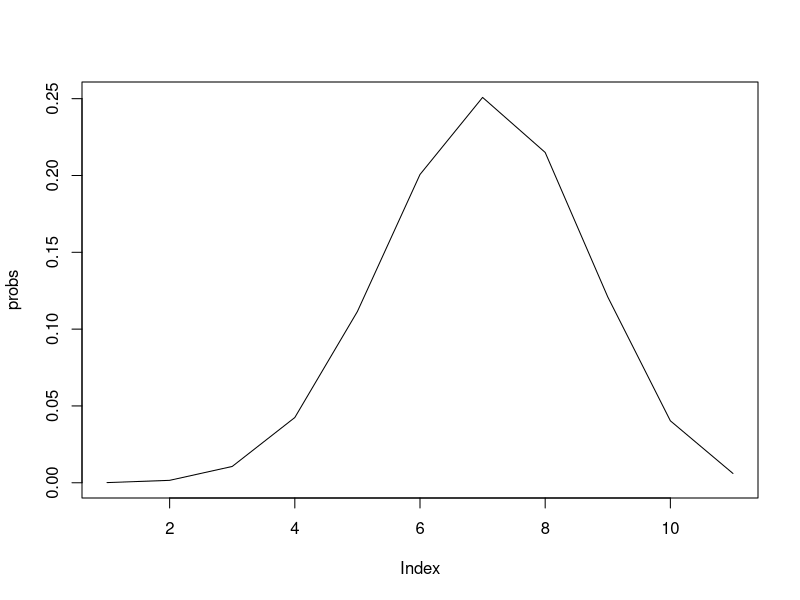
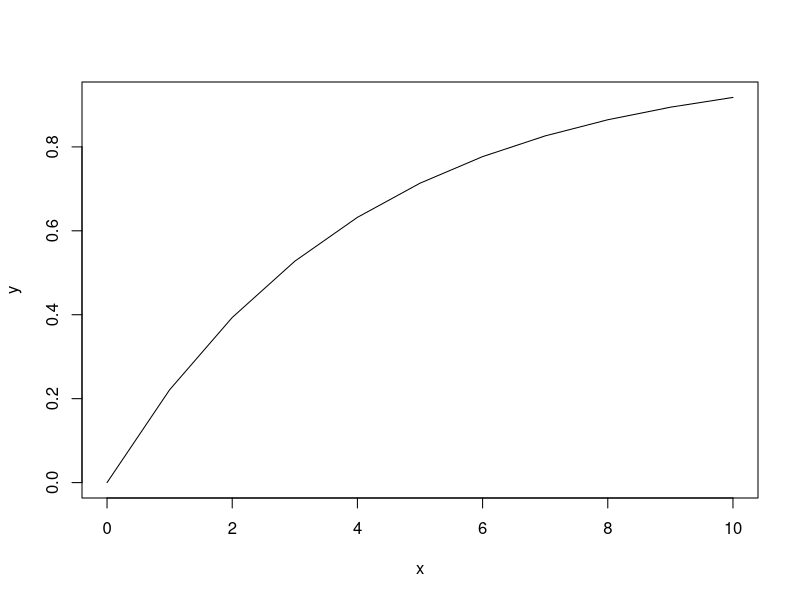
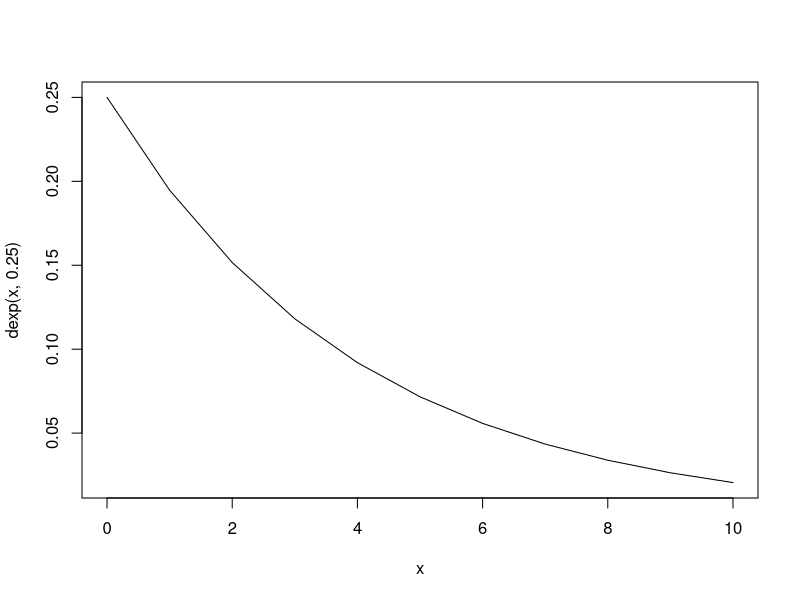
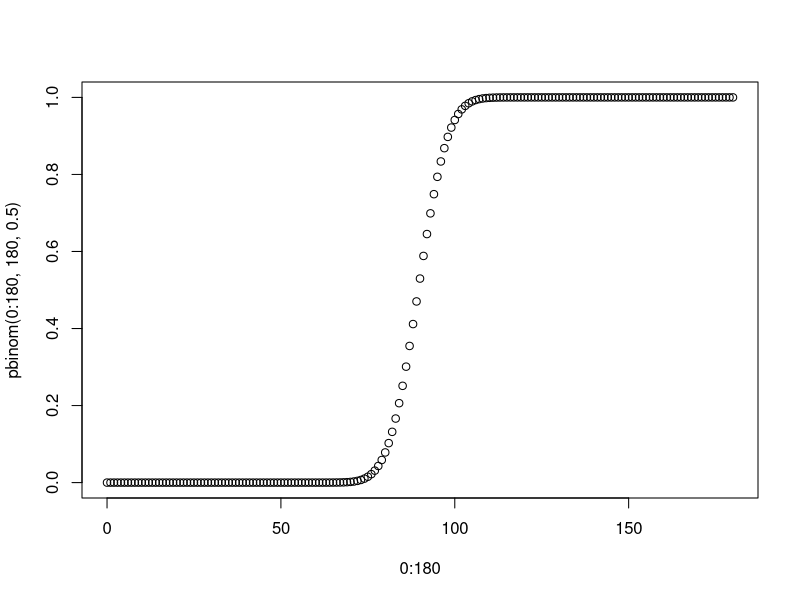
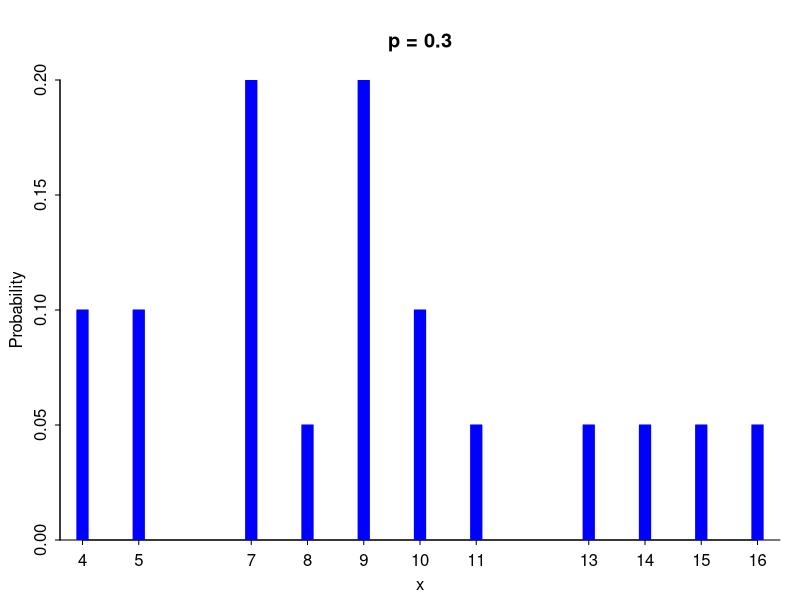
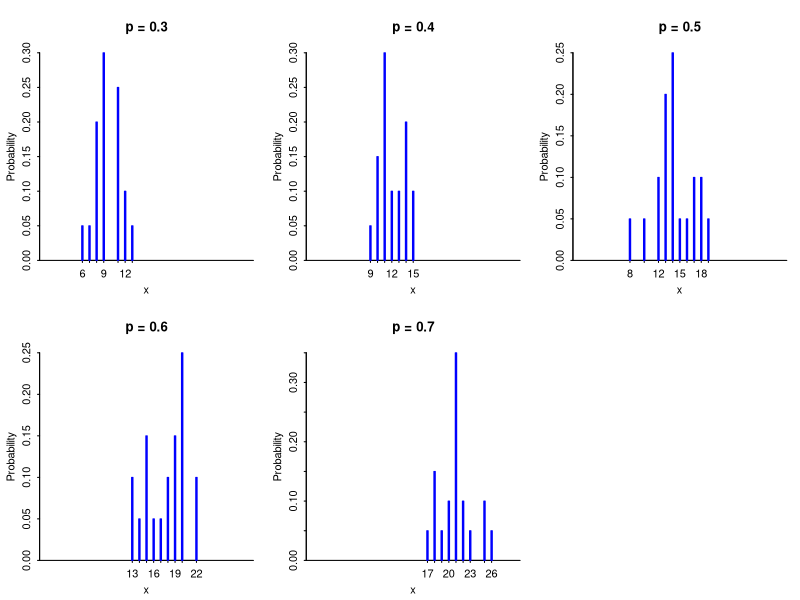

R code for these plots, in order: (Note: this script raises an error after producing the figures.)
n = 10
p = 0.6
probs = dbinom(0:n, n, p)
plot(probs, type="l")

x = 0:n
x>=2
which(x>=2)
sum(probs[x>=2])

exp(1)
y = pexp(x, 0.25) # cumulative sum
plot(x, y, type="l")
plot(x, dexp(x, 0.25), type="l") # prob at a given point

plot(0:180, pbinom(0:180, 180, 0.5))

# P(X>30.45)=1-F(30.45)
mu=30; sig=0.2
1-pnorm(30.45, mu, sig)

# TASKS

# task 1
# rbinom() counts successes
n=30;p=0.3
rbinom(1, n, p) #typically <10
p=0.5
rbinom(1, n, p) # ~15
p=0.7
rbinom(1, n, p) # typically >20

#task 2
library("arm")
n=30; p=0.3
successes = rbinom(20, n, p)
#hist(successes, prob=T, breaks=seq(0,30,1))
title = paste0("p = ", p)
#IMPORTANT: so called line graph in questions
discrete.histogram(successes, main=title)

par(mfrow=c(2,3))
n=30
for(p in seq(0.3, 0.7, 0.1)){
  successes = rbinom(20, n, p)
  title = paste0("p = ", p)
  discrete.histogram(successes, freq=F, main=title, xlim=c(0,30))
}

# task 3
# S - number of wells contaminated
# S ~ bin(n=5, p=0.3)
# p - probability well is contaminated
# n - sample size (5)
n=5; p=0.3
#a)
# P(S==3)
dbinom(3, n, p)
#b) P(S>=3)
1 - pbinom(2, n, p)
#c) P(S<3)
pbinom(2, n, p)

# OR (works only for discrete cases (bin distribution))
S = 0:5
probs = dbinom(S, n, p)
probs
prob[S==3]
sum(probs[S>=3])
sum(probs[S<3])

# task 4
# p - probability that a fluorescent bulb burns for at least 500 hours
# B - the number of bulbs which burn for at least 500 hours
# B ~ bin(n=8, p=0.9)
# n - sample size (8)
p=0.9; n = 8
B = 0:8
probs = dbinom(B, n, p)
#a) P(B==8)
probs[B==8]
#b) P(B==7)
probs[B==7]
#c) P(B>5)
sum(probs[B>5])
#d) E(B)
sum(probs*B) # n*p
#e) SD(B)
variance = sum(probs*B^2) - sum(probs*B)^2
sqrt(variance) # sqrt(n*p*(1-p))
#!IMPORTANT!
# std=sqrt(n*p*(1-p)) for bin distribution!

# task 5
# X - number of days a power cell is functioning
# X ~ exp(lambda=0.01)
par(mfrow=c(1,1))
lambda = 0.01
n = 2
x=0:500
curve(dexp(x, lambda), xlim=c(0,500))
# <= and  < don't matter here as it's continuous
# !IMPORTANT! DISTINCT BETWEEN CONTINUOUS AND DISCRETE DIST
# WHETHER TO SUBTRACT 1 OR NOT
#a) P(X>=200) = 1 - P(X<200) = 1 - F(200)
1 - pexp(200, lambda)
#b) P(X<=100) = F(100)
pexp(100, lambda)
#c) P(X<500) = F(500)
pexp(500, lambda)

# task 6
# X - magnitude of earthquake recorded in a region of North America
# X ~ exp(lambda=1/2.4)
mu = 2.4
#IMPORTANT lambda from mean
lambda = 1/mu
#a) P(X>3) = 1 - P(X<=3) = 1 - F(3)
1 - pexp(3, lambda)
#b) P(2<=X<=3) = P(X<=3) - P(X<2) = F(3) - F(2)
pexp(3, lambda) - pexp(2, lambda)

f = function(x){lambda*exp(-lambda*x)}
integrate(f, 3, Inf)
integrate(f, 2, 3)

# for continuous random variables, the expectation is defined as:
# E(X) = integral(x * f(x))
f2 = function(x){lambda*exp(-lambda*x)*x}
integrate(f2, 0, Inf)
# OR
integrate(function(x){x*f(x)}, 0, Inf)

# task 7
# X - measured resistance of the wires produced by company A
# X ~ N(mu=0.13, sig=0.005)
mu = 0.13
sig = 0.005
x = seq(0.1, 0.16, 0.01)
curve(dnorm(x, mu, sig), xlim=c(0.1, 0.16))
# P(0.12<X<0.14) = P(X<0.14) - P(X<=0.12) = F(0.14) - F(0.12)
pnorm(0.14, mu, sig) - pnorm(0.12, mu, sig)

# task 8
# X - paint-drying time
# X ~ N(120, 15)
# mu - mean of paint-drying time (120 minutes)
# sig - standard deviation of paint-drying time (15 minutes)
mu=120; sig=15
x = 60:180
curve(dnorm(x, mu, sig), xlim=c(60,180))
# P(110<=X<=135) = P(X<=135) - P(X<110) = F(135) - F(110)
pnorm(135, mu, sig) - pnorm(110, mu, sig)

# decimal coding
# X ~ N(mu=2, sig=0.25)
mu=2; sig=0.25
x = seq(1, 3, 1/60)
curve(dnorm(x, mu, sig), xlim=c(1, 3))
pnorm(2.25, mu, sig) - pnorm(11/6, mu, sig)

# task 9
# X - maximum vehicle speed
# X ~ N(mu=46.8, sig=1.75)
mu=46.8; sig=1.75
#a) P(X<=50) = F(50)
pnorm(50, mu, sig)
#b) P(X>=48) = 1 - P(X<48) = 1 - F(48)
1 - pnorm(48, mu, sig)

# task 10
# X ~ bin(n=20, p=0.2)
n=20; p=0.2
nums = rbinom(500, n, p)
#a)
par(mfrow=c(1,3))
library("arm")
discrete.histogram(nums, main="Prob hist of generated data")
plot(0:20, dbinom(0:20, n, p), type="h", freq=F, main="binomial distribution")

mu = n * p
x = 0:20
probs = dbinom(x, n, p)
variance = sum(probs*x^2) - sum(probs*x)^2
sig = sqrt(variance)
mu; sig
# or sig=sqrt(n*p*(1-p))
# X ~(app) N(mu=4, sig=1.788854)
curve(dnorm(x, mu, sig), xlim=c(0, 20), main="normal distribution")
#b)
par(mfrow=c(1,1))
hist(nums, breaks=0:20, freq=F)
curve(dnorm(x, mu, sig), xlim=c(0,20), col="red", add=T)
#c) just play around

# task 11
# X - the number of students who applied for financial aid
# X ~ bin(n=100, p=0.25)
n=100; p=0.25

# P(X<=15) = F(15)
# exact probability
pbinom(15, n, p)
mu = n*p
sig = sqrt(n*p*(1-p))
mu; sig
# X ~(app) N(mu=25, sig=4.330127)
# approximate probability
pnorm(15, mu, sig)

# useful for checking for mistakes: (p & d)
#x=0:100
#curve(pbinom(x, n, p), xlim=c(0,100))

# task 12
# standard normal distribution - default params
# X - individual observation from standard normal distribution
# X ~ N(mu=0, sig=1)
vectormean = rep(0,0)
for(i in 1:200){
  sample = rnorm(30)
  sample_mean = mean(sample)
  vectormean[i] = sample_mean
}
hist(vectormean, freq=F)
# !IMPORTANT!
x=seq(min(vectormean), max(vectormean), length=100)
mu=0
# !IMPORTANT!
sigma=1/sqrt(30)
# The vectormean values ~ N(mu=0, sig=1/sqrt(30))
curve(dnorm(x,mu,sigma), add=T, col="red")

# task 13
# X - number of successes in 30 Bernoulli trials
# X ~ bin(n=30, p=0.4)
n=30; p=0.4
vector = rep(0,0)
sample_size = 10
for(i in 1:200){
  sample = rbinom(sample_size, n, p)
  vector[i] = mean(sample)
}
hist(vector, freq=F)
mu = n*p
sig = sqrt(n*p*(1-p)) / sqrt(sample_size)
mu; sig
# Xbar ~(app) N(mu=12, sig=0.8485281)
x=seq(min(vector), max(vector), length=100)
curve(dnorm(x, mu, sig), col="red", add=T)

# task 14
# n - sample size (50)
# X - resistance of a resistor
# X ~ N(mu=200, sig=10)
mu=200; sig=10; n=50
# Y - average resistance of 50 resistors
# Y ~ N(mu, sig/sqrt(n))
#a) P(199<=Y<=202) = P(Y<=202) - P(Y<199) = F(202) - F(199)
pnorm(202, mu, sig/sqrt(n)) - pnorm(199, mu, sig/sqrt(n))

# Z - total resistance of 50 resistors
# Z ~ N(n*mu, sig*sqrt(n))
#b) P(Z<=10020) = F(10020)
pnorm(10020, mu*n, sig*sqrt(n))

# task 15
# X - blood cholesterol level of a worker
# X ~ ?(mu=202, sig=14)
# n - sample size (64)
mu=202; sig=14; n=64
# Xbar - average blood cholesterol level of a worker
# Xbar ~(app) N(mu, sig/sqrt(n)) # can approximate by Central Limit Theorem (large sample, n>=30)

# P(198<=Xbar<=206) = P(Xbar<=206) - P(Xbar<198) = F(206) - F(198)
pnorm(206, mu, sig/sqrt(n)) - pnorm(198, mu, sig/sqrt(n))

# task 16
# X - strength of a thread
# X ~ ?(mu=0.5, sig=0.2)
# n - number of threads
mu=0.5; sig=0.2; n=100
# Xtotal - strength of a rope (summed strength of n threads)
# Xtotal ~(app) N(mu*n, sig*sqrt(n)) # can approximate by Central Limit Theorem (large sample, n>=30)

# P(Xtotal>=47) = 1 - P(Xtotal<47) = 1 - F(47)
1 - pnorm(47, mu*n, sig*sqrt(n))
